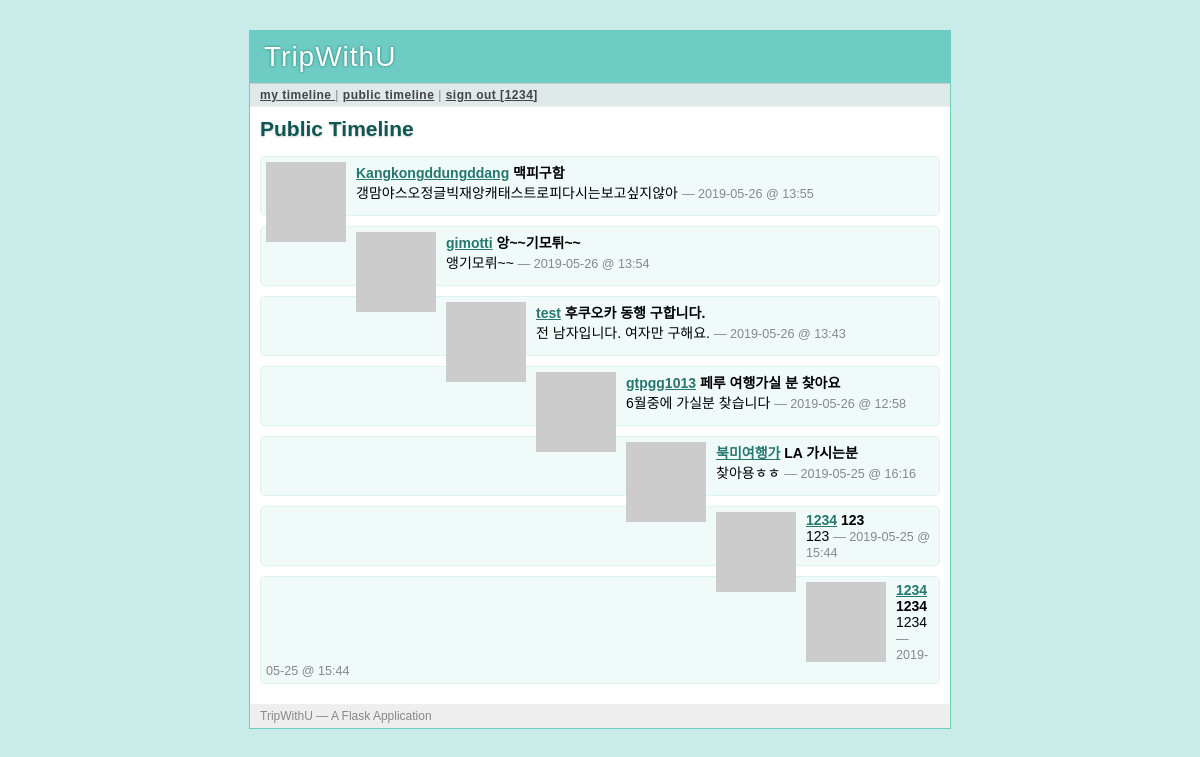
Page /public (signed in) on the committed database.
### tables this page shows
CREATE TABLE user (
    userNum integer primary key autoincrement,
    name string not null,
    email string not null,
    address string not null,
    interestedPlace1 string not null,
    interestedPlace2 string not null,
    profilepic blob,
    userID string not null,
    password string not null,
    interest string not null,
    tripstyle string not null,
    pubTime integer not null
);

CREATE TABLE posting (
    postingNum integer primary key autoincrement,
    title string not null,
    userNum integer not null,
    contents string not null,
    tripdate integer,
    destination1 integer,
    destination2 integer,
    pubTime integer not null
);

### tripex.py (the view)
@app.route('/public')
def public_timeline():
    return render_template('timeline.html', postings=query_db('''
        select posting.*, user.* from posting, user
        where posting.userNum = user.userNum
        order by posting.pubTime desc limit ?''', [PER_PAGE]))

### tripex.py (called while the page is built)
def connect_db():
    return sqlite3.connect(app.config['DATABASE'])

def query_db(query, args=(), one=False):
    cur = g.db.execute(query, args)
    rv = [dict((cur.description[idx][0], value)
            for idx, value in enumerate(row)) for row in cur.fetchall()]
    return (rv[0] if rv else None) if one else rv

def format_datetime(timestamp):
    return datetime.utcfromtimestamp(timestamp).strftime('%Y-%m-%d @ %H:%M')

def gravatar_url(email, size=80):
    return 'http://www.gravatar.com/avatar/%s?d=identicon&s=%d' % \
        (md5(email.strip().lower().encode('utf-8')).hexdigest(), size)

@app.before_request
def before_request():
    g.db = connect_db()
    g.user = None
    if 'userNum' in session:
        g.user = query_db('select * from user where userNum = ?',
                            [session['userNum']], one=True)

@app.teardown_request
def teardown_request(exception):
    if hasattr(g,'db'):
        g.db.close()

### templates/timeline.html (shortened to what this page needs)
{% extends "layout.html" %}
{% block title %}
    {% if request.endpoint == 'public_timeline' %}
        Public Timeline
    {% elif request.endpoint == 'user_timeline' %}
        {{ profile_user.userID }}'s Timeline
    {% else %}
        My Timeline
    {% endif %}
{% endblock %}
{% block body %}
    <h2>{{ self.title() }}</h2>
    <ul class=messages>
        {% for posting in postings %}
            <li><img src="{{ posting.email|gravatar(size=48) }}"><p>
                <strong><a href="{{ url_for('user_timeline', userID=posting.userID) }}">{{ posting.userID }}</a></strong>
                <strong>{{ posting.title }}</strong>
                <br>
                {{ posting.contents}}
                <small>&mdash; {{ posting.pubTime|datetimeformat }}</small>
            </p></li>
        {% else %}
            <li><em>There's no message so far.</em></li>
        {% endfor %}
    </ul>
{% endblock %}

### templates/layout.html (shortened to what this page needs)
<!DOCTYPE html>
<link rel=stylesheet type=text/css href="{{ url_for('static', filename='style.css') }}">
<div class=page>
    <h1>TripWithU</h1>
    <div class=navigation>
        {% if g.user %}
            <a href="{{ url_for('timeline') }}">my timeline </a> |
            <a href="{{ url_for('public_timeline') }}">public timeline</a> |
            <a href="{{ url_for('logout') }}">sign out [{{ g.user.userID }}]</a>
        {% else %}
            <a href="{{ url_for('public_timeline') }}">public timeline</a> |
            <a href="{{ url_for('register') }}">sign up</a> |
            <a href="{{ url_for('login') }}">sign in</a>
        {% endif %}
    </div>
    <div class=body>
        {% block body %}{% endblock %}
    </div>
    <div class=footer>
        TripWithU &mdash; A Flask Application
    </div>
</div>

### static/style.css (style rules this page uses)
a { color: #26776F; }
div.page { background: white; border: 1px solid #6ECCC4; width: 700px; margin: 30px auto; }
div.page h1 { background: #6ECCC4; margin: 0; padding: 10px 14px; color: white; letter-spacing: 1px; text-shadow: 0 0 3px #24776F; font-weight: normal; }
div.page div.navigation { background: #DEE9E8; padding: 4px 10px; border-top: 1px solid #ccc; border-bottom: 1px solid #eee; color: #888; font-size: 12px; letter-spacing: 0.5px; }
div.page div.navigation a { color: #444; font-weight: bold; }
div.page h2 { margin: 0 0 15px 0; color: #105751; text-shadow: 0 1px 2px #ccc; }
div.page div.body { padding: 10px; }
div.page div.footer { background: #eee; color: #888; padding: 5px 10px; font-size: 12px; }
div.page ul.messages { list-style: none; margin: 0; padding: 0; }
div.page ul.messages li { margin: 10px 0; padding: 5px; background: #F0FAF9; border: 1px solid #DBF3F1; -moz-border-radius: 5px; -webkit-border-radius: 5px; min-height: 48px; }
div.page ul.messages p { margin: 0; }
div.page ul.messages li img { float: left; padding: 0 10px 0 0; }
div.page ul.messages li small { font-size: 0.9em; color: #888; }

### rows in the picture
user: user.userID "1234", userID "1234", title "123", contents "123", pubTime "2019-05-25 @ 15:44", title "1234", contents "1234"
user: userID "Kangkongddungddang", title "맥피구함", contents "갱맘야스오정글빅재앙캐태스트로피다시는보고싶지않아", pubTime "2019-05-26 @ 13:55"
user: userID "gimotti", title "앙~~기모튀~~", contents "앵기모뤼~~", pubTime "2019-05-26 @ 13:54"
user: userID "test", title "후쿠오카 동행 구합니다.", contents "전 남자입니다. 여자만 구해요.", pubTime "2019-05-26 @ 13:43"
user: userID "gtpgg1013", title "페루 여행가실 분 찾아요", contents "6월중에 가실분 찾습니다", pubTime "2019-05-26 @ 12:58"
user: userID "북미여행가", title "LA 가시는분", contents "찾아용ㅎㅎ", pubTime "2019-05-25 @ 16:16"
